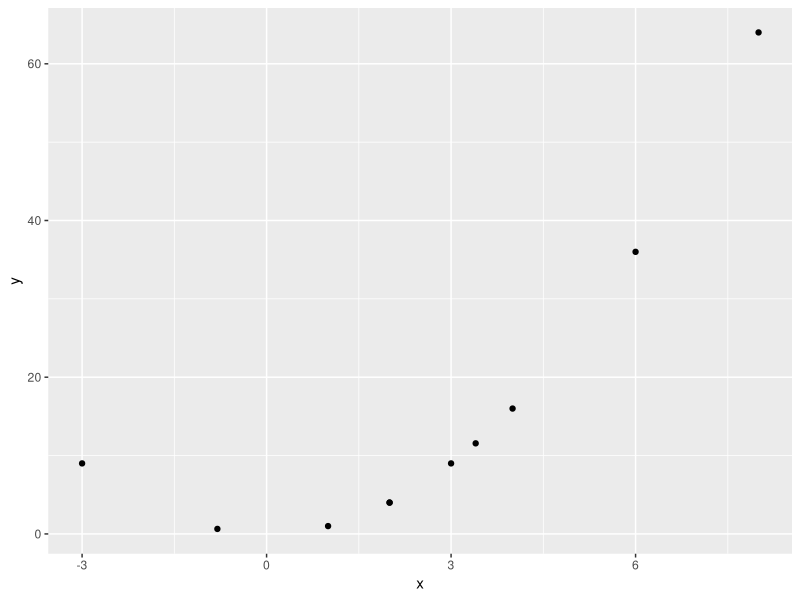
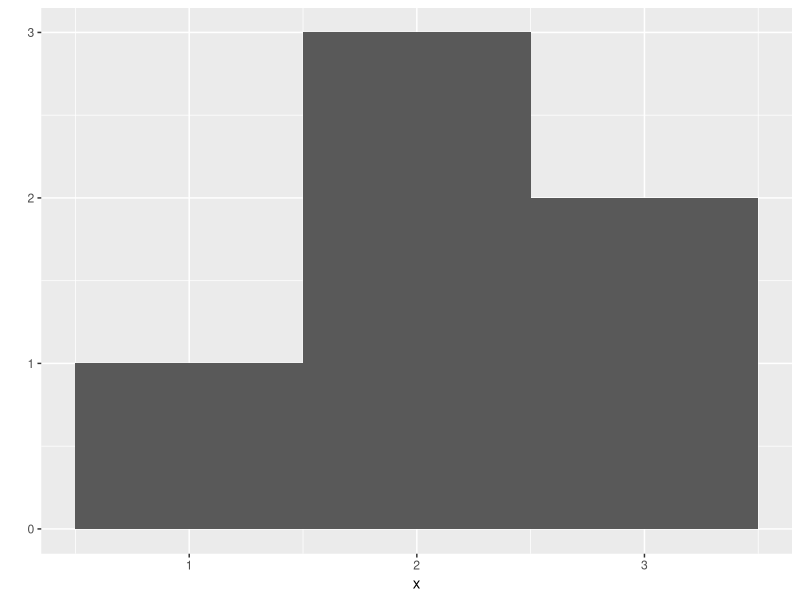
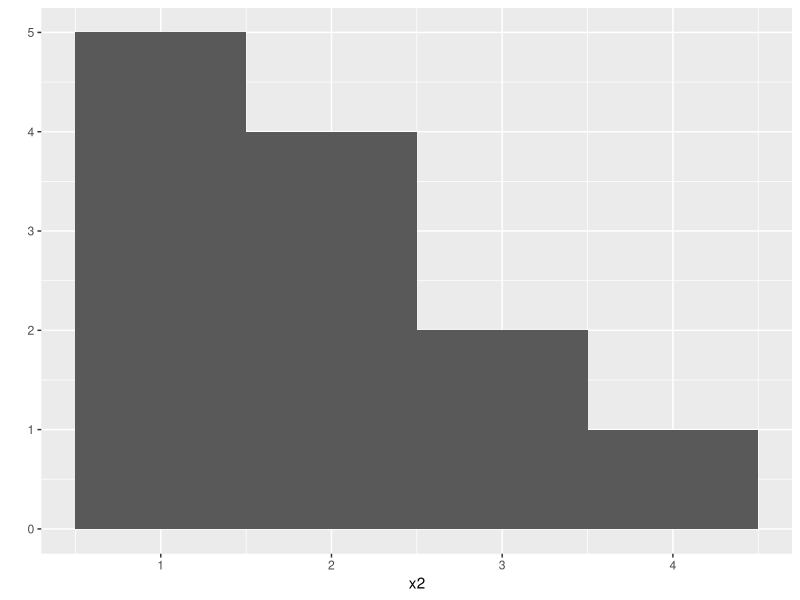
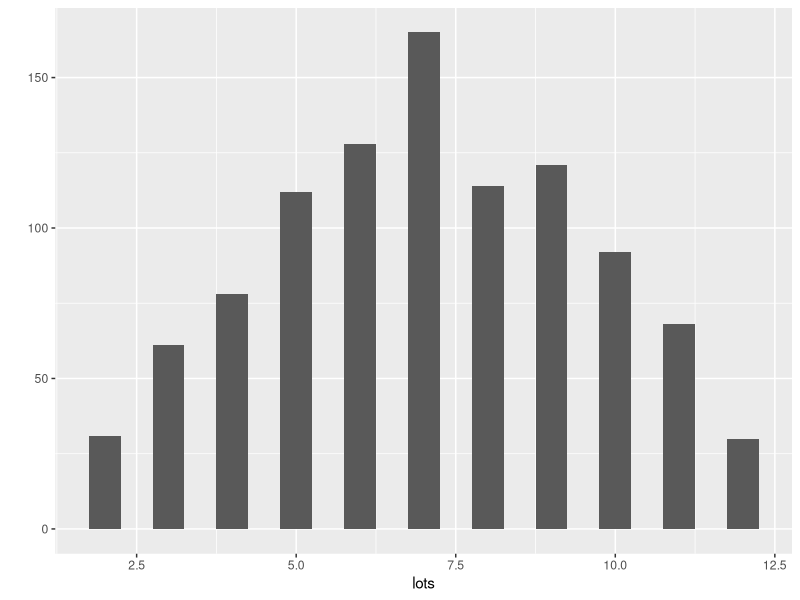
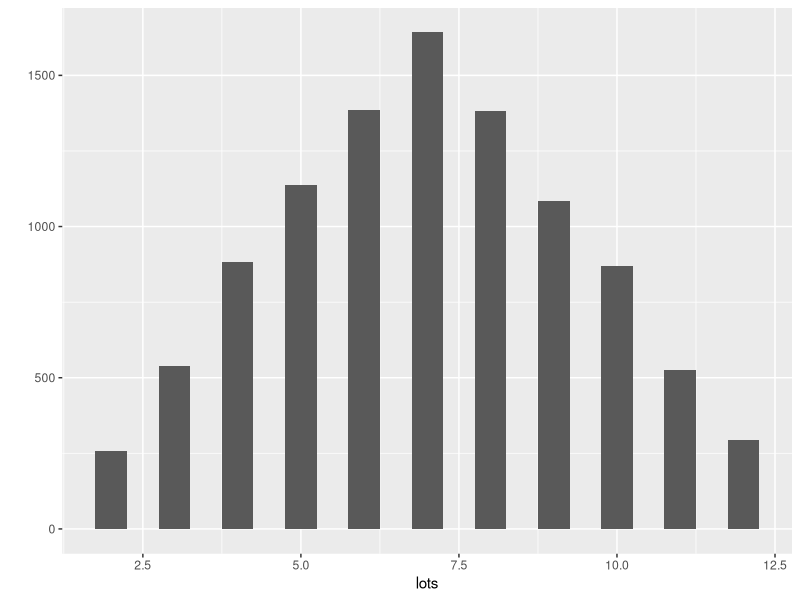
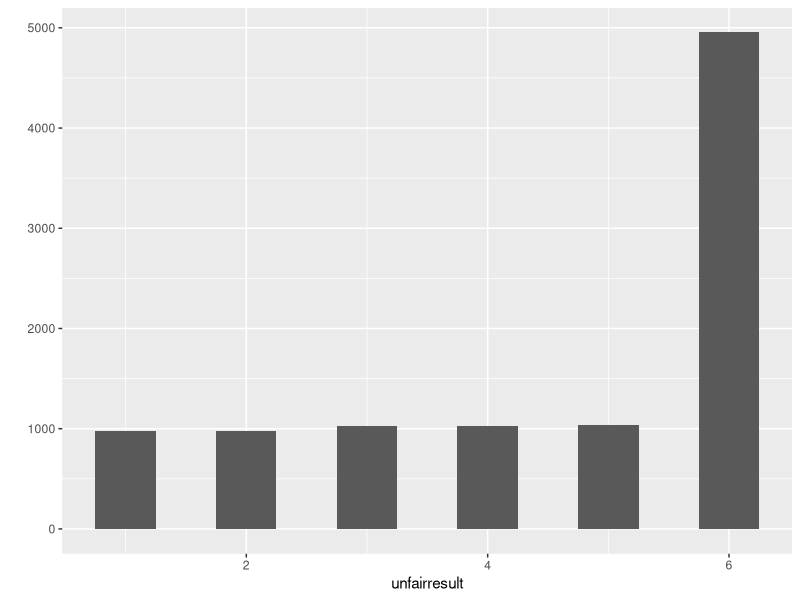

Write R code to recreate these figures, in order.
## ---- chunk 1
knitr::opts_chunk$set(echo = TRUE)
knitr::opts_chunk$set(eval = TRUE)
knitr::opts_chunk$set(error = TRUE)
## ---- chunk 2
1+1
100:130
5 - 
  +1

237+2
239*3
717-6
711/3
1:6
a <- 1
a
a*3
a^0
round(3.14, digits=1)
factorial(7)
## ---- chunk 3
die <- 1:6
die
ls()
die - 1
die / 2
die * die
die %*% die
die %o% die
mean(die)
sample(die, 10, replace = TRUE)
args(sample)
dice <-  sample(die, 10, replace = TRUE)
dice
sum(dice)
## ---- chunk 4
my_function <- function() {
  die <- 1:6
  dice <- sample(die, size = 2, replace = TRUE)
  sum(dice)
}
my_function()
my_function()
roll <- my_function()
roll
roll
roll
my_function()
roll2 <- function(bones) {
  dice <- sample(bones, size = 2, replace = TRUE)
  sum(dice)
}
roll2(bones = 1:100)

roll2 <- function(bones = 1:6) {
  dice <- sample(bones, size = 2, replace = TRUE)
  sum(dice)
}
roll2
roll2()
## ---- chunk 5
library("ggplot2")
x <- c(1, 2, 3.4, -0.8, 2, -3, 3, 4, 6, 8)
y <- x^2
qplot(x, y)
x <- c(1, 2, 2, 2, 3, 3)
qplot(x, binwidth = 1)
x2 <- c(1,1,1,1,1,2,2,2,2,3,3,4)
qplot(x2, binwidth = 1)

lots <- replicate(1000,my_function() )
qplot(lots, binwidth = 0.5)
?sample
lots <- replicate(10000,my_function() )
qplot(lots, binwidth = 0.5)
## ---- chunk 6
my_function
unfair_dice <- function() {
  die <- 1:6
  unfair <- sample(die, size = 1, replace = TRUE, prob = c(1,1,1,1,1,5))
}
unfairresult <- replicate(10000, unfair_dice())
qplot(unfairresult, binwidth = 0.5)

